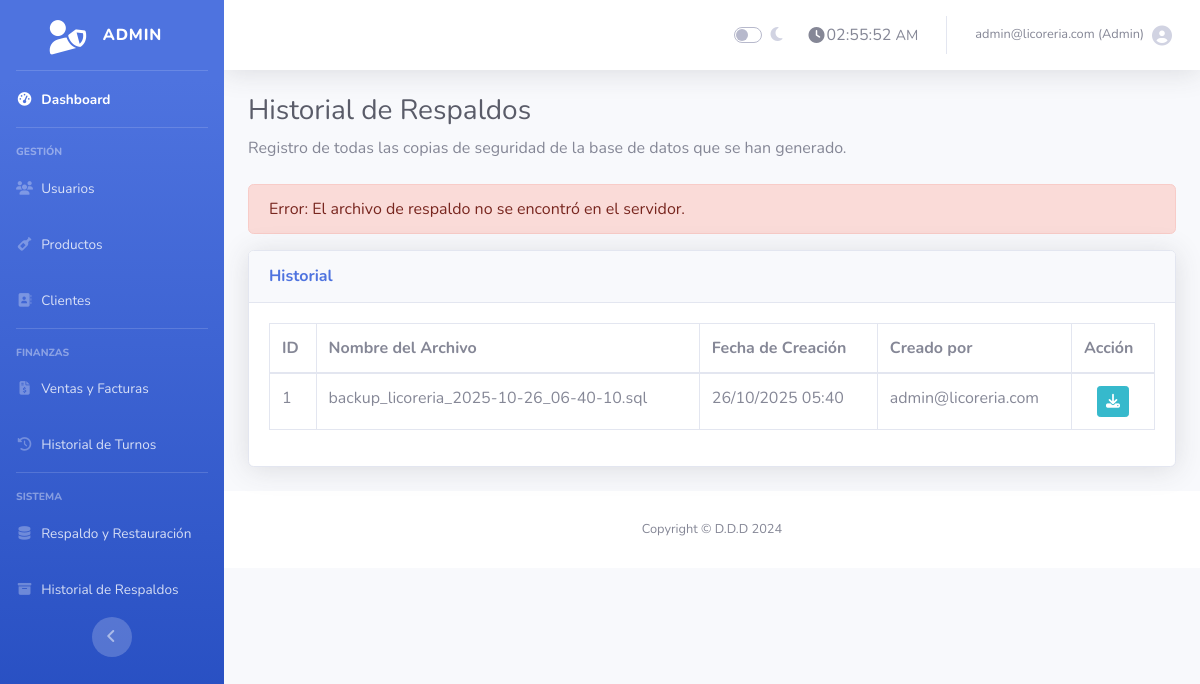
Page /historial_respaldos.php?descargar=1 (signed in) on the committed database.
### tables this page shows
CREATE TABLE `respaldos` (
  `id` int(11) NOT NULL AUTO_INCREMENT,
  `usuario_id` int(11) NOT NULL,
  `nombre_archivo` varchar(255) NOT NULL,
  `ruta_archivo` varchar(255) NOT NULL,
  `fecha_creacion` timestamp NOT NULL DEFAULT current_timestamp(),
  PRIMARY KEY (`id`),
  KEY `usuario_id` (`usuario_id`),
  CONSTRAINT `respaldos_ibfk_1` FOREIGN KEY (`usuario_id`) REFERENCES `usuarios` (`id`)
);

CREATE TABLE `usuarios` (
  `id` int(11) NOT NULL AUTO_INCREMENT,
  `nombre` varchar(100) NOT NULL,
  `email` varchar(100) NOT NULL,
  `password` varchar(255) NOT NULL,
  `rol` enum('admin','empleado') DEFAULT 'empleado',
  `creado_en` timestamp NOT NULL DEFAULT current_timestamp(),
  PRIMARY KEY (`id`),
  UNIQUE KEY `email` (`email`)
);

### historial_respaldos.php (the view, shortened to what this page needs)
<?php
require 'conexion.php';
$mensaje = '';
if (isset($_GET['descargar'])) {
    $id_descargar = $_GET['descargar'];
    $stmt = $conexion->prepare("SELECT ruta_archivo FROM respaldos WHERE id = ?");
    $stmt->bind_param("i", $id_descargar);
    $stmt->execute();
    $resultado = $stmt->get_result()->fetch_assoc();
    if ($resultado && file_exists($resultado['ruta_archivo'])) {
        $ruta_completa_archivo = $resultado['ruta_archivo'];
        header('Content-Description: File Transfer');
        header('Content-Type: application/octet-stream');
        header('Content-Disposition: attachment; filename="' . basename($ruta_completa_archivo) . '"');
        header('Expires: 0');
        header('Cache-Control: must-revalidate');
        header('Pragma: public');
        header('Content-Length: ' . filesize($ruta_completa_archivo));
        readfile($ruta_completa_archivo);
        exit;
    } else {
        $mensaje = "<div class='alert alert-danger'>Error: El archivo de respaldo no se encontró en el servidor.</div>";
    }
}
$query_respaldos = $conexion->query("
    SELECT
        r.id,
        r.nombre_archivo,
        r.fecha_creacion,
        u.email as usuario_email
    FROM respaldos r
    LEFT JOIN usuarios u ON r.usuario_id = u.id
    ORDER BY r.fecha_creacion DESC
");
include 'admin_header.php';
?>
<h1 class="h3 mb-2 text-gray-800">Historial de Respaldos</h1>
<p class="mb-4">Registro de todas las copias de seguridad de la base de datos que se han generado.</p>
<?php echo $mensaje; ?>
<div class="card shadow mb-4">
    <div class="card-header py-3">
        <h6 class="m-0 font-weight-bold text-primary">Historial</h6>
    </div>
    <div class="card-body">
        <div class="table-responsive">
            <table class="table table-bordered" id="dataTable" width="100%" cellspacing="0">
                <thead>
                    <tr>
                        <th>ID</th>
                        <th>Nombre del Archivo</th>
                        <th>Fecha de Creación</th>
                        <th>Creado por</th>
                        <th>Acción</th>
                    </tr>
                </thead>
                <tbody>
                    <?php while ($respaldo = $query_respaldos->fetch_assoc()): ?>
                    <tr>
                        <td><?php echo $respaldo['id']; ?></td>
                        <td><?php echo htmlspecialchars($respaldo['nombre_archivo']); ?></td>
                        <td class="text-nowrap"><?php echo date('d/m/Y H:i', strtotime($respaldo['fecha_creacion'])); ?></td>
                        <td><?php echo htmlspecialchars($respaldo['usuario_email'] ?? 'N/A'); ?></td>
                        <td class="text-center">
                            <a href="historial_respaldos.php?descargar=<?php echo $respaldo['id']; ?>" class="btn btn-sm btn-info" title="Descargar de nuevo">
                                <i class="fas fa-download"></i>
                            </a>
                        </td>
                    </tr>
                    <?php endwhile; ?>
                </tbody>
            </table>
        </div>
    </div>
</div>
<?php include 'admin_footer.php'; ?>

### rows in the picture
respaldos: id "1", nombre_archivo "backup_licoreria_2025-10-26_06-40-10.sql", fecha_creacion "26/10/2025 05:40", usuario.email "admin@licoreria.com"

### other values in the picture
$_SESSION['usuario'] "admin@licoreria.com"
